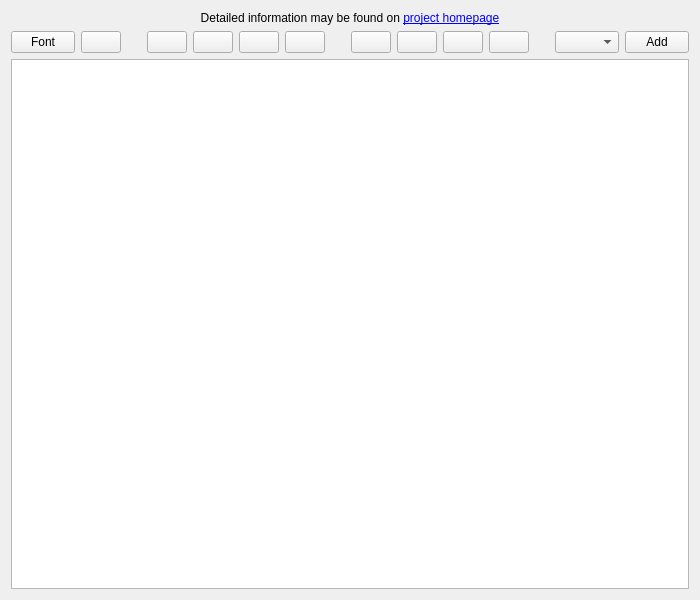
<?xml version="1.0" encoding="UTF-8"?>
<ui version="4.0">
 <class>ConfigWindow</class>
 <widget class="QWidget" name="ConfigWindow">
  <property name="geometry">
   <rect>
    <x>0</x>
    <y>0</y>
    <width>700</width>
    <height>600</height>
   </rect>
  </property>
  <property name="sizePolicy">
   <sizepolicy hsizetype="Expanding" vsizetype="Expanding">
    <horstretch>0</horstretch>
    <verstretch>0</verstretch>
   </sizepolicy>
  </property>
  <property name="minimumSize">
   <size>
    <width>700</width>
    <height>600</height>
   </size>
  </property>
  <property name="maximumSize">
   <size>
    <width>16777215</width>
    <height>16777215</height>
   </size>
  </property>
  <property name="windowTitle">
   <string notr="true">Widget</string>
  </property>
  <layout class="QVBoxLayout" name="verticalLayout_6">
   <item>
    <widget class="QLabel" name="label">
     <property name="text">
      <string>Detailed information may be found on &lt;a href=&quot;http://arcanis.name/projects/awesome-widgets/&quot;&gt;project homepage&lt;/a&gt;</string>
     </property>
     <property name="alignment">
      <set>Qt::AlignCenter</set>
     </property>
     <property name="wordWrap">
      <bool>true</bool>
     </property>
    </widget>
   </item>
   <item>
    <layout class="QHBoxLayout" name="layput_mainFormating">
     <item>
      <widget class="QPushButton" name="pushButton_font">
       <property name="text">
        <string>Font</string>
       </property>
      </widget>
     </item>
     <item>
      <widget class="QPushButton" name="pushButton_br">
       <property name="icon">
        <iconset theme="stock_text_indent">
         <normaloff/>
        </iconset>
       </property>
      </widget>
     </item>
     <item>
      <spacer name="spacer_mainFormatingCenter1">
       <property name="orientation">
        <enum>Qt::Horizontal</enum>
       </property>
       <property name="sizeType">
        <enum>QSizePolicy::Fixed</enum>
       </property>
       <property name="sizeHint" stdset="0">
        <size>
         <width>20</width>
         <height>20</height>
        </size>
       </property>
      </spacer>
     </item>
     <item>
      <widget class="QPushButton" name="pushButton_bold">
       <property name="icon">
        <iconset theme="format-text-bold">
         <normaloff/>
        </iconset>
       </property>
       <property name="shortcut">
        <string>Ctrl+B</string>
       </property>
      </widget>
     </item>
     <item>
      <widget class="QPushButton" name="pushButton_italic">
       <property name="icon">
        <iconset theme="format-text-italic">
         <normaloff/>
        </iconset>
       </property>
       <property name="shortcut">
        <string>Ctrl+I</string>
       </property>
      </widget>
     </item>
     <item>
      <widget class="QPushButton" name="pushButton_underline">
       <property name="icon">
        <iconset theme="format-text-underline">
         <normaloff/>
        </iconset>
       </property>
       <property name="shortcut">
        <string>Ctrl+U</string>
       </property>
      </widget>
     </item>
     <item>
      <widget class="QPushButton" name="pushButton_strike">
       <property name="icon">
        <iconset theme="format-text-strikethrough">
         <normaloff/>
        </iconset>
       </property>
      </widget>
     </item>
     <item>
      <spacer name="spacer_mainFormatingCenter2">
       <property name="orientation">
        <enum>Qt::Horizontal</enum>
       </property>
       <property name="sizeType">
        <enum>QSizePolicy::Fixed</enum>
       </property>
       <property name="sizeHint" stdset="0">
        <size>
         <width>20</width>
         <height>20</height>
        </size>
       </property>
      </spacer>
     </item>
     <item>
      <widget class="QPushButton" name="pushButton_left">
       <property name="icon">
        <iconset theme="format-justify-left">
         <normaloff/>
        </iconset>
       </property>
      </widget>
     </item>
     <item>
      <widget class="QPushButton" name="pushButton_center">
       <property name="icon">
        <iconset theme="format-justify-center">
         <normaloff/>
        </iconset>
       </property>
      </widget>
     </item>
     <item>
      <widget class="QPushButton" name="pushButton_right">
       <property name="icon">
        <iconset theme="format-justify-right">
         <normaloff/>
        </iconset>
       </property>
      </widget>
     </item>
     <item>
      <widget class="QPushButton" name="pushButton_fill">
       <property name="icon">
        <iconset theme="format-justify-fill">
         <normaloff/>
        </iconset>
       </property>
      </widget>
     </item>
     <item>
      <spacer name="spacer_mainFormatingCenter3">
       <property name="orientation">
        <enum>Qt::Horizontal</enum>
       </property>
       <property name="sizeType">
        <enum>QSizePolicy::Fixed</enum>
       </property>
       <property name="sizeHint" stdset="0">
        <size>
         <width>20</width>
         <height>20</height>
        </size>
       </property>
      </spacer>
     </item>
     <item>
      <widget class="QComboBox" name="comboBox_tags">
       <property name="sizePolicy">
        <sizepolicy hsizetype="Expanding" vsizetype="Fixed">
         <horstretch>0</horstretch>
         <verstretch>0</verstretch>
        </sizepolicy>
       </property>
      </widget>
     </item>
     <item>
      <widget class="QPushButton" name="pushButton_tags">
       <property name="text">
        <string>Add</string>
       </property>
      </widget>
     </item>
    </layout>
   </item>
   <item>
    <widget class="QTextEdit" name="textEdit_elements">
     <property name="lineWrapMode">
      <enum>QTextEdit::NoWrap</enum>
     </property>
     <property name="acceptRichText">
      <bool>false</bool>
     </property>
    </widget>
   </item>
  </layout>
 </widget>
 <resources/>
 <connections/>
</ui>
